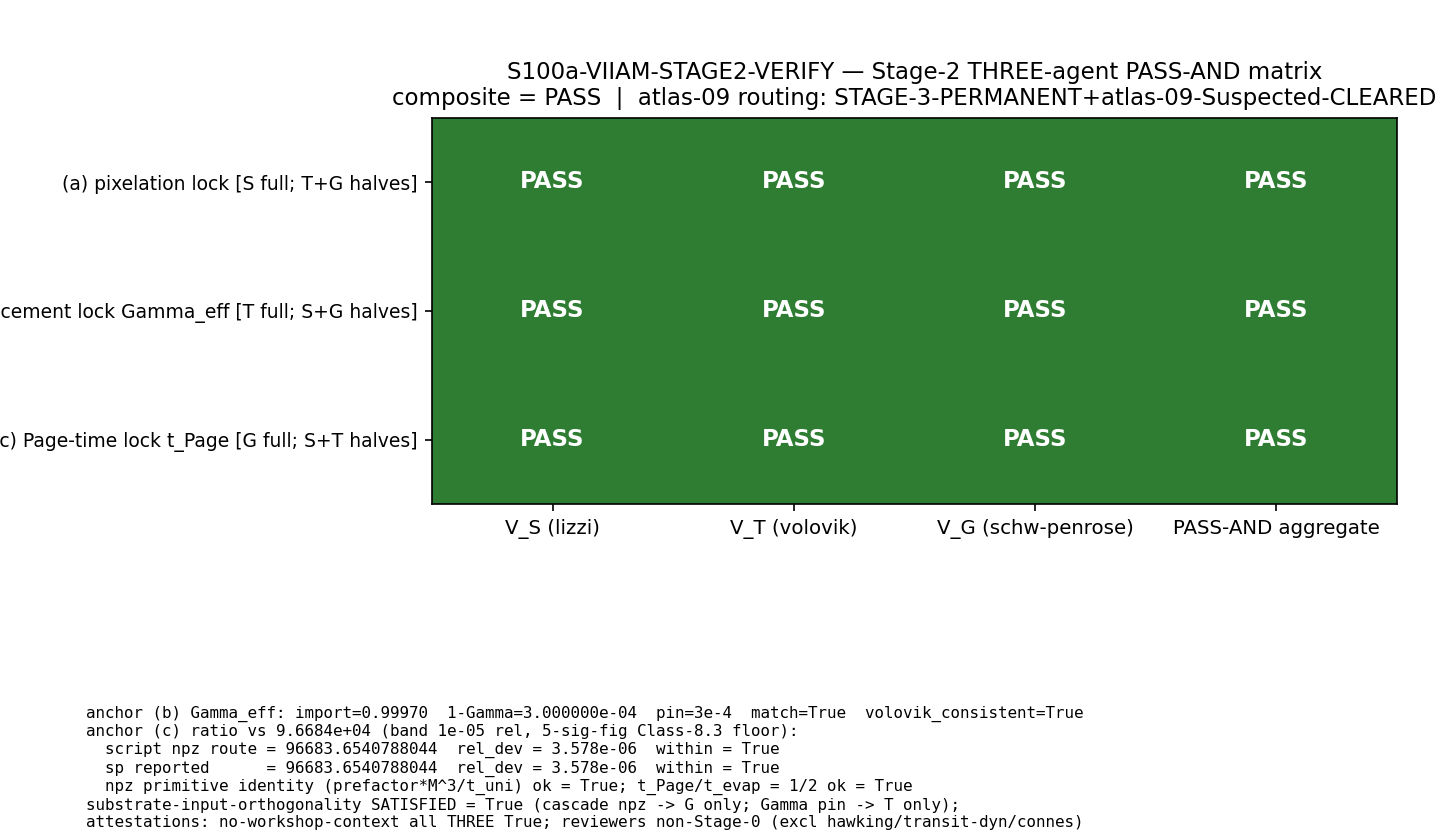

Write Python code to recreate this figure.
#!/usr/bin/env python3
"""
S100a W6-2 S100a-VIIAM-STAGE2-VERIFY — Stage-2 THREE-agent PASS-AND aggregation
===============================================================================

Gate: S100a-VIIAM-STAGE2-VERIFY ([VERIFY])
Classification: GEOMETRIC (substrate horizon-trigger condition on eigenvalue-
spectrum-reorganization regions R subset (A_K, H_K, D_K); a property of the
spectral triple's mode-mixing structure, not of any spacetime container)

Pre-registered operator (plan session-100a-plan-w6.md SW6-2, operator.form):
  For each JOINT clause j in {(a),(b),(c)} the clause-owning axes are
    (a): {spectral V_S, transit V_T};  semiclassical V_G audits (a)-semiclassical-half
    (b): {transit V_T, spectral V_S};  semiclassical V_G audits (b)-semiclassical-half
    (c): {spectral V_S, semiclassical V_G};  transit V_T audits (c)-transit-half
  so EVERY clause is audited by ALL THREE reviewers (full-audit owner + two halves):
    (a): S full "a";                T half "a_transit_half";  G half "a_semiclassical_half"
    (b): T full "b";                S half "b_spectral_half"; G half "b_semiclassical_half"
    (c): G full "c";                S half "c_spectral_half"; T half "c_transit_half"
  composite = PASS  iff  for all j: (every reviewer that audits j returns PASS)
                         [three-way PASS-AND, logical AND across ALL THREE verdicts]
  composite = FAIL  iff  exists j, exists R in {S,T,G} auditing j: V_R(j) = FAIL
                         (-> hold STAGE-1 + atlas-09 retraction-route on the named clause)
  composite = INFO  iff  (no clause FAIL) and (exists j, R: V_R(j) = INFO)
                         (-> Stage-2-INFO-deferred; hold STAGE-1; atlas-09 unchanged)

Stage-2 protocol-condition pre-flight (joint-theorem-promotion.md audit items;
machinery_pin_map): reviewer identities MUST match the pinned three-way
assignment (spectral lizzi-spectral-functional-theorist; transit
volovik-superfluid-universe-theorist; semiclassical schwarzschild-penrose-
geometer), NO reviewer in the Stage-0-author exclusion set {hawking-theorist,
transit-dynamics-theorist, connes-ncg-theorist} (registry Sponsors L16708-16712
+ the schwarzschild-penrose eligibility anchor at registry L16774), all three
no_workshop_context_attestation flags True, clause sets exactly matching the
pinned enumeration, and the substrate-input-orthogonality predicate satisfied
(s88 cascade-tail npz loaded by semiclassical ONLY; canonical Gamma_effacement
pin consumed as primary anchor by transit ONLY). A protocol-condition breach
blocks Stage-2 -> 3 promotion (audit FAIL) per joint-theorem-promotion.md
"Missing any of (1)-(6) -> audit FAIL".

Anchor sub-checks (machinery_pin_map.anchor_gamma_eff / .anchor_ratio /
.tolerance; each RE-computed here, never trusted from the reported numbers):
  (b) Gamma_eff: canonical-import route Gamma_effacement = 0.9997
      (canonical_constants.py:540; S37 impedance-transmission; S85 W7-3
      promotion); deviation-from-1 pinned at 3e-4. Operationalized tolerances:
      |.(1-Gamma) - 3e-4| <= 1e-12 abs (exact arithmetic identity; float floor
      ~1e-16) and reviewer-report consistency <= 1e-9 (memory-validated
      Stage-2 recipe). Transit reviewer's anchor_subcheck_gamma_eff block is
      RE-verified against the import.
  (c) ratio_anchor: t_Page(1e13 kg)/t_universe pinned at 9.6684e+04 (registry
      Level-3 anchor; W1b2-64). Script route: load
      s88_w1b2_page_time_cascade_tail.npz, extract ratio at the M = 1e13 kg
      grid point, AND re-derive it from the npz primitives
      prefactor_si*M^3/t_universe_s (internal identity <= 1e-12 rel; the
      t_Page/t_evap = 1/2 Page-1993 convention identity is likewise checked).
      Band vs the registered pin: rel <= 1e-5 — the Class-8.3 publication-
      precision floor for the 5-sig-fig pin 9.6684e4 (half-ULP 5.17e-6;
      epistemic-discipline.md Class 8.3 item 2: rel_tol >= 10^-sig_figs).
      Semiclassical reviewer's anchor_subcheck_ratio block is RE-verified
      (npz_value vs this script's own npz load <= 1e-9; reported rel_dev vs
      recomputed <= 1e-9). Supplementary NON-GATING cross-routes recorded:
      lizzi CODATA recompute (key_numbers.ratio_recomputed) and volovik
      age-convention recompute (key_numbers.ratio_computed; uses
      t_universe = 13.787 Gyr = 4.35085e17 s vs the npz round pin 4.35e17 s,
      explaining its ~2e-4 deviation — documented, not gated; the pinned
      sub-checks per the plan are volovik's gamma block + sp's ratio block).
  W1b2-64 anchor-line audit-trail verification: the canonical session-88
      verdict file line for gate S88-CF-CURV-11-PAGE-TIME-CASCADE-TAIL-MASS
      must carry the dual-SHA pair quoted in the semiclassical reviewer's
      inputs_read (the exact dual-SHA identity that RESOLVES the registry
      legacy-path drift "computations/s88_gate_verdicts.txt" -> canonical
      "computations/session-88/s88_gate_verdicts.txt"; drift disclosed per
      plan input_files.s88_verdict_anchors note).

SUBSTITUTION CHAIN (three-way conjunction-logic chain; plan item 7 — no
physics sign claim; the verify aggregates pre-existing per-reviewer verdicts):
  Definition 1: V_S(j) = spectral (lizzi) verdict on JOINT clause j
                (audits full (a) + spectral halves of (b),(c)).
  Definition 2: V_T(j) = transit (volovik) verdict on JOINT clause j
                (audits full (b) + transit halves of (a),(c)).
  Definition 3: V_G(j) = semiclassical (schwarzschild-penrose) verdict on
                JOINT clause j (audits full (c) + semiclassical halves of (a),(b)).
  Definition 4: PASS-AND (joint-theorem-promotion.md "Stage 2", extended to
                three axes): JOINT clause j PASSES iff EVERY reviewer that
                audits j returns PASS (logical AND across all auditing
                reviewers, NOT OR).
  Substitute:   composite = AND_{j in {(a),(b),(c)}}
                            [ AND_{R in {S,T,G} auditing j} V_R(j) = PASS ].
  Simplify:     with all three clauses JOINT and each audited by all three
                reviewers (one full + two halves), composite = PASS iff all
                NINE clause-verdicts are PASS.
  Canonical:    composite in {PASS, FAIL, INFO} per operator.form (FAIL on any
                clause-FAIL in any auditing reviewer; INFO on any clause-INFO
                absent FAIL; FAIL > INFO > PASS precedence).
  Direction:    three-way PASS-AND is strictly stronger than two-way and than
                any OR — a clause passing in two reviewers but FAILing in the
                third does NOT satisfy the gate (the structural-independence
                guarantee across THREE substantively distinct axes; registry
                §"Stage-2 promotion blockage" bullet "PASS-AND'd across all
                three verdicts").
  Conclusion:   composite=PASS => §VII.AM -> STAGE-3-PERMANENT (+ Stage-3-CLASS
                tag JOINT-CROSS-AXIS-STAGE-2-PASS-AND; atlas-09 Suspected-but-
                Not-Yet-Retracted flag CLEARED); composite=FAIL => hold STAGE-1
                + atlas-09 retraction-route on the named clause(s);
                composite=INFO => hold STAGE-1 + Stage-2-INFO-deferred +
                atlas-09 Suspected UNCHANGED. Bidirectional routing is
                PRE-REGISTERED: the gate is informative in BOTH directions.

Inputs (SHA-256 dual-pinned at runtime; S84+ schema):
  - computations/session-100a/s100a_viiam_reviewer_spectral_lizzi.json
  - computations/session-100a/s100a_viiam_reviewer_transit_volovik.json
  - computations/session-100a/s100a_viiam_reviewer_semiclassical_sp.json
  - sessions/permanent-results-registry.md (§VII.AM block, plan-pinned start 16700)
  - computations/session-88/s88_w1b2_page_time_cascade_tail.npz
  - computations/session-88/s88_gate_verdicts.txt (W1b2-64 anchor line)
  - .claude/rules/joint-theorem-promotion.md
  - .claude/rules/cross-pillar-bridge-anatomy.md
  - sessions/framework/Atlas/atlas-09-retractions.md (bidirectional routing target)
  - canonical_constants.py (feeds audit_sha256; Gamma_effacement pin)
  - script bytes (feeds BOTH audit_sha256 and content_sha256)

Output 4-tuple:
  (value=<composite payload with bidirectional-route tag>,
   scheme=JOINT-CROSS-AXIS-STAGE-2-THREE-AGENT,
   convention=PASS-AND-three-agent-universal-lock-condition, L_max=N/A)

Audit discriminators (plan SW6-2 item 6):
  audit_sha256   = sha256(script || canonical_constants.py || §VII.AM
                   entry-block bytes || pinmap_json)   ["script","canonical","pinmap"]
  content_sha256 = sha256(script)                       ["script"]
  pinmap carries the three-reviewer assignment + JOINT clause enumeration
  (incl. the clause->half json-key map) + orthogonality declaration + anchor
  pins/bands + bidirectional atlas-09 routing declaration + all 10 input-file
  SHAs + the entry-block SHA.

OPERATIONAL DEVIATION (disclosed, one line): the plan method-block names
computations/_shared/s100a_viiam_stage2_verify.py; the authoritative
output_artifacts block names computations/session-100a/ — this script lives at
the output_artifacts path (orchestrator-confirmed; plan-internal drift, same
disposition as the W6-1 sister gate).

Verdict emission: this script PRINTS the payload (print_verdict_payload);
the dispatching agent calls mcp__knowledge__emit_verdict(**payload) — the
race-safe, lock-serialized single writer of s100a_gate_verdicts.txt. The
script does NOT write the verdict file (Windows open("a") cross-process race;
S98 lost 5/8 lines under 8 concurrent writers).

GPU_path: cpu-cap-OMP8 — no matrix work (three-reviewer set-conjunction +
anchor arithmetic only).
"""

from __future__ import annotations

# ---------------------------------------------------------------------------
# Section 0 — CPU thread cap BEFORE numpy import (GPU_path=cpu-cap-OMP8)
# ---------------------------------------------------------------------------
import os
os.environ.setdefault("OMP_NUM_THREADS", "8")
os.environ.setdefault("MKL_NUM_THREADS", "8")

import sys
from pathlib import Path

SESSION_DIR = Path(__file__).resolve().parent
COMPUTATIONS_DIR = SESSION_DIR.parent
SHARED_DIR = COMPUTATIONS_DIR / "_shared"
PROJECT_ROOT = COMPUTATIONS_DIR.parent
sys.path.insert(0, str(SHARED_DIR))

# ---------------------------------------------------------------------------
# Section 1 — Canonical constants (MANDATORY first import; S34+)
# ---------------------------------------------------------------------------
from canonical_constants import *  # noqa: F401,F403
# Consumed canonical pins:
#   Gamma_effacement = 0.99970 (canonical_constants.py:540; S37 acoustic-
#     white-hole impedance-transmission; S85 W7-3 promotion block; clause (b)
#     Level-3 anchor; (1-Gamma) = 3e-4)

# ---------------------------------------------------------------------------
# Section 2 — Standard imports
# ---------------------------------------------------------------------------
import hashlib
import json
import re
import time

import numpy as np
import matplotlib
matplotlib.use("Agg")
import matplotlib.pyplot as plt
from matplotlib.colors import ListedColormap

# ---------------------------------------------------------------------------
# Section 3 — Identity + pre-registration pins (plan SW6-2 machinery_pin_map)
# ---------------------------------------------------------------------------
SESSION = "100a"                                                   # (local)
GATE_ID = "S100a-VIIAM-STAGE2-VERIFY"                              # (local)
SCHEME = "JOINT-CROSS-AXIS-STAGE-2-THREE-AGENT"                    # (local)
CONVENTION = "PASS-AND-three-agent-universal-lock-condition"       # (local)
L_MAX = "N/A"                                                      # (local)

SPECTRAL_REVIEWER = "lizzi-spectral-functional-theorist"           # (local)
TRANSIT_REVIEWER = "volovik-superfluid-universe-theorist"          # (local)
SEMICLASSICAL_REVIEWER = "schwarzschild-penrose-geometer"          # (local)
STAGE0_EXCLUDED = (                                                # (local)
    "hawking-theorist",
    "transit-dynamics-theorist",
    "connes-ncg-theorist",
)

# JOINT clause -> per-reviewer JSON clause-key map (plan method block;
# full-audit owner listed first in the comment per clause)
CLAUSE_KEYS = {                                                    # (local)
    "a": {"S": "a", "T": "a_transit_half", "G": "a_semiclassical_half"},
    "b": {"S": "b_spectral_half", "T": "b", "G": "b_semiclassical_half"},
    "c": {"S": "c_spectral_half", "T": "c_transit_half", "G": "c"},
}
JOINT_CLAUSES = ("a", "b", "c")                                    # (local)
REVIEWER_TAGS = ("S", "T", "G")                                    # (local)
EXPECTED_CLAUSE_SETS = {                                           # (local)
    "S": {"a", "b_spectral_half", "c_spectral_half"},
    "T": {"a_transit_half", "b", "c_transit_half"},
    "G": {"a_semiclassical_half", "b_semiclassical_half", "c"},
}

# Anchor pins (plan machinery_pin_map.anchor_gamma_eff / .anchor_ratio)
GAMMA_DEV_PIN = 3.0e-4        # (local) clause-(b) deviation-from-1 pin (plan)
GAMMA_DEV_ABS_TOL = 1e-12     # (local) exact-arithmetic identity tolerance
RATIO_ANCHOR_PIN = 9.6684e4   # (local) clause-(c) registered Level-3 anchor (5 sig figs)
RATIO_BAND_REL = 1e-5         # (local) Class-8.3 floor at 5 sig figs (half-ULP 5.17e-6)
REPORT_CONSISTENCY_TOL = 1e-9  # (local) reviewer-reported vs recomputed
NPZ_INTERNAL_REL_TOL = 1e-12  # (local) npz primitive-identity tolerance
M_ANCHOR_KG = 1.0e13          # (local) clause-(c) anchor mass (registered entry)

# Orthogonality-pinned anchor markers (for inputs_read scan)
NPZ_MARKER = "s88_w1b2_page_time_cascade_tail.npz"                 # (local)
GAMMA_MARKER = "Gamma_effacement"                                  # (local)

# Input files (all SHA-pinned into pinmap)
REVIEWER_S_JSON = SESSION_DIR / "s100a_viiam_reviewer_spectral_lizzi.json"
REVIEWER_T_JSON = SESSION_DIR / "s100a_viiam_reviewer_transit_volovik.json"
REVIEWER_G_JSON = SESSION_DIR / "s100a_viiam_reviewer_semiclassical_sp.json"
REGISTRY_PATH = PROJECT_ROOT / "sessions" / "permanent-results-registry.md"
S88_NPZ = COMPUTATIONS_DIR / "session-88" / NPZ_MARKER
S88_VERDICTS = COMPUTATIONS_DIR / "session-88" / "s88_gate_verdicts.txt"
RULE_JOINT = PROJECT_ROOT / ".claude" / "rules" / "joint-theorem-promotion.md"
RULE_BRIDGE = PROJECT_ROOT / ".claude" / "rules" / "cross-pillar-bridge-anatomy.md"
ATLAS09_PATH = (PROJECT_ROOT / "sessions" / "framework" / "Atlas"
                / "atlas-09-retractions.md")
CANONICAL_PATH = SHARED_DIR / "canonical_constants.py"

INPUT_FILES = [
    CANONICAL_PATH,
    REGISTRY_PATH,
    REVIEWER_S_JSON,
    REVIEWER_T_JSON,
    REVIEWER_G_JSON,
    S88_NPZ,
    S88_VERDICTS,
    RULE_JOINT,
    RULE_BRIDGE,
    ATLAS09_PATH,
]

OUT_NPZ = SESSION_DIR / "s100a_viiam_stage2_verify.npz"
OUT_PNG = SESSION_DIR / "s100a_viiam_stage2_verify.png"

ENTRY_HEADING = "## §VII.AM"                                       # (local)
PLAN_PINNED_ENTRY_START_LINE = 16700                               # (local)
S88_ANCHOR_GATE_ID = "S88-CF-CURV-11-PAGE-TIME-CASCADE-TAIL-MASS"  # (local)

# Bidirectional routing tags (PRE-REGISTERED; plan machinery_pin_map
# .bidirectional_routing — informative in BOTH directions)
ROUTE_PASS = "STAGE-3-PERMANENT+atlas-09-Suspected-CLEARED"        # (local)
ROUTE_FAIL = "hold-STAGE-1+atlas-09-retraction-route"              # (local)
ROUTE_INFO = "Stage-2-INFO-deferred+atlas-09-Suspected-UNCHANGED"  # (local)


# ---------------------------------------------------------------------------
# Section 4 — SHA-256 input-pin block (S84+ dual-SHA schema)
# ---------------------------------------------------------------------------

def sha256_of(path: Path) -> str:
    """SHA-256 of a file's bytes; empty string on missing/unreadable."""
    h = hashlib.sha256()  # (local)
    try:
        h.update(path.read_bytes())
    except OSError:
        return ""
    return h.hexdigest()


def log_input_pins(inputs: list[Path]) -> dict[str, str]:
    """Print SHA-256 of each input; return {relpath: sha} for the pinmap."""
    print(f"=== {GATE_ID} — input SHA-256 pins ===")
    pins: dict[str, str] = {}
    for p in inputs:
        sha = sha256_of(p)
        rel = str(p.relative_to(PROJECT_ROOT)).replace("\\", "/")
        print(f"  {rel}: {sha[:16]}...")
        pins[rel] = sha
    return pins


def extract_entry_block(registry_path: Path) -> tuple[str, int, int]:
    """Extract the registered §VII.AM entry block (heading to the line before
    the next '## ' heading). Returns (block_text, start_line, end_line) with
    1-based line numbers. Anchor-based extraction (runtime canonical-path
    rescue per substrate-first-canonical-sourcing.md (ii.B)); the plan-pinned
    start line 16700 is cross-checked and any drift disclosed in stdout."""
    lines = registry_path.read_text(encoding="utf-8").splitlines()  # (local)
    start_idx = None  # (local)
    for i, ln in enumerate(lines):
        if ln.startswith(ENTRY_HEADING):
            start_idx = i
            break
    if start_idx is None:
        raise RuntimeError(f"§VII.AM heading not found in {registry_path}")
    end_idx = len(lines)  # (local)
    for j in range(start_idx + 1, len(lines)):
        if lines[j].startswith("## "):
            end_idx = j
            break
    block = "\n".join(lines[start_idx:end_idx])  # (local)
    return block, start_idx + 1, end_idx  # 1-based inclusive span


def compute_audit_content_sha(
    script_path: Path,
    canonical_path: Path,
    entry_block: str,
    pins: dict[str, str],
) -> tuple[str, str]:
    """S84+ dual-SHA per plan SW6-2 audit_discriminators:
    audit_sha256   = sha256(script || canonical_constants.py ||
                            §VII.AM entry-block bytes || pinmap_json)
    content_sha256 = sha256(script)
    """
    script_bytes = script_path.read_bytes()  # (local)
    canonical_bytes = canonical_path.read_bytes()  # (local)
    entry_bytes = entry_block.encode("utf-8")  # (local)
    pinmap_json = json.dumps(
        dict(sorted(pins.items())),
        separators=(",", ":"),
        sort_keys=True,
    ).encode("utf-8")  # (local)

    h_audit = hashlib.sha256()
    h_audit.update(script_bytes)
    h_audit.update(canonical_bytes)
    h_audit.update(entry_bytes)
    h_audit.update(pinmap_json)
    audit = h_audit.hexdigest()  # (local)

    h_content = hashlib.sha256()
    h_content.update(script_bytes)
    content = h_content.hexdigest()  # (local)
    return audit, content


# ---------------------------------------------------------------------------
# Section 5 — Aggregation compute
# ---------------------------------------------------------------------------

def load_reviewer(path: Path) -> dict:
    """Load a reviewer clause-verdict JSON."""
    return json.loads(path.read_text(encoding="utf-8"))


def protocol_preflight(revs: dict[str, dict]) -> tuple[bool, list[str]]:
    """Stage-2 protocol-condition checks (joint-theorem-promotion.md audit
    items, mechanically verifiable from the three reviewer JSONs). Returns
    (all_ok, list_of_breach_descriptions)."""
    breaches: list[str] = []  # (local)
    pinned = {"S": SPECTRAL_REVIEWER, "T": TRANSIT_REVIEWER,
              "G": SEMICLASSICAL_REVIEWER}  # (local)

    for tag in REVIEWER_TAGS:
        rev = revs[tag]  # (local)
        # (i) reviewer identity matches the pinned three-way assignment
        if rev.get("reviewer") != pinned[tag]:
            breaches.append(f"{tag}_identity={rev.get('reviewer')}!={pinned[tag]}")
        # (ii) reviewer is not a Stage-0 author
        if rev.get("reviewer") in STAGE0_EXCLUDED:
            breaches.append(f"{tag}_reviewer_is_Stage0_author={rev.get('reviewer')}")
        # (iii) no-workshop-context attestation
        if rev.get("no_workshop_context_attestation") is not True:
            breaches.append(f"{tag}_attestation_missing")
        # (iv) theorem identity
        if rev.get("theorem") != "VII.AM":
            breaches.append(f"{tag}_theorem={rev.get('theorem')}!=VII.AM")
        # (v) clause-set exact match to the pinned enumeration
        got = set(rev.get("clauses", {}).keys())  # (local)
        if got != EXPECTED_CLAUSE_SETS[tag]:
            breaches.append(
                f"{tag}_clause_set={sorted(got)}!={sorted(EXPECTED_CLAUSE_SETS[tag])}")

    return (len(breaches) == 0), breaches


def orthogonality_check(revs: dict[str, dict]) -> tuple[bool, dict]:
    """Substrate-input-orthogonality predicate (pre-registered): the s88
    cascade-tail npz loaded by semiclassical (G) ONLY; the canonical
    Gamma_effacement pin consumed as primary anchor by transit (T) ONLY.
    Verified mechanically against each reviewer's inputs_read declaration
    (the lizzi JSON's inputs_explicitly_not_read block is NOT scanned —
    only positive loads count)."""
    joined = {tag: " || ".join(revs[tag].get("inputs_read", []))
              for tag in REVIEWER_TAGS}  # (local)
    npz_in = {tag: (NPZ_MARKER in joined[tag]) for tag in REVIEWER_TAGS}  # (local)
    gam_in = {tag: (GAMMA_MARKER in joined[tag]) for tag in REVIEWER_TAGS}  # (local)
    npz_exclusive_g = npz_in["G"] and not npz_in["S"] and not npz_in["T"]  # (local)
    gam_exclusive_t = gam_in["T"] and not gam_in["S"] and not gam_in["G"]  # (local)
    satisfied = npz_exclusive_g and gam_exclusive_t  # (local)
    flags = {
        "npz_loaded_by_S": npz_in["S"],
        "npz_loaded_by_T": npz_in["T"],
        "npz_loaded_by_G": npz_in["G"],
        "gamma_pin_loaded_by_S": gam_in["S"],
        "gamma_pin_loaded_by_T": gam_in["T"],
        "gamma_pin_loaded_by_G": gam_in["G"],
        "npz_exclusive_to_G": npz_exclusive_g,
        "gamma_pin_exclusive_to_T": gam_exclusive_t,
        "orthogonality_satisfied": satisfied,
    }  # (local)
    return satisfied, flags


def gamma_subcheck(rev_t: dict) -> dict:
    """Clause-(b) anchor sub-check: Gamma_eff = 0.9997, deviation-from-1
    pinned at 3e-4. Script canonical-import route + RE-verification of the
    transit reviewer's anchor_subcheck_gamma_eff block."""
    gam_import = Gamma_effacement  # canonical pin (canonical_constants.py:540)
    dev_script = 1.0 - gam_import  # (local)
    dev_match = abs(dev_script - GAMMA_DEV_PIN) <= GAMMA_DEV_ABS_TOL  # (local)

    blk = rev_t.get("anchor_subcheck_gamma_eff", {})  # (local)
    rep_canonical = float(blk.get("canonical", float("nan")))  # (local)
    rep_dev = float(blk.get("deviation_from_1", float("nan")))  # (local)
    rep_flag = bool(blk.get("consistent", False))  # (local)
    canonical_consistent = abs(rep_canonical - gam_import) <= REPORT_CONSISTENCY_TOL  # (local)
    dev_consistent = abs(rep_dev - dev_script) <= REPORT_CONSISTENCY_TOL  # (local)

    return {
        "gamma_import": gam_import,
        "dev_script": dev_script,
        "dev_pin": GAMMA_DEV_PIN,
        "dev_match_pin": bool(dev_match),
        "transit_reported_canonical": rep_canonical,
        "transit_reported_dev": rep_dev,
        "transit_reported_consistent_flag": rep_flag,
        "transit_canonical_consistent": bool(canonical_consistent),
        "transit_dev_consistent": bool(dev_consistent),
        "all_ok": bool(dev_match and canonical_consistent and dev_consistent
                       and rep_flag),
    }


def ratio_subcheck(rev_s: dict, rev_t: dict, rev_g: dict) -> dict:
    """Clause-(c) anchor sub-check: ratio_anchor = t_Page(1e13 kg)/t_universe
    vs the registered 5-sig-fig pin 9.6684e+04, band 1e-5 rel (Class-8.3
    floor). Script's OWN npz route (+ primitive-identity recompute) + RE-
    verification of the semiclassical reviewer's anchor_subcheck_ratio block.
    Supplementary NON-GATING routes (lizzi CODATA recompute; volovik
    age-convention recompute) recorded for the WP."""
    d = np.load(S88_NPZ, allow_pickle=True)  # (local)
    m_grid = np.asarray(d["M_grid_kg"], dtype=float)  # (local)
    idx = int(np.argmin(np.abs(m_grid - M_ANCHOR_KG)))  # (local)
    mass_ok = abs(m_grid[idx] / M_ANCHOR_KG - 1.0) <= NPZ_INTERNAL_REL_TOL  # (local)
    ratio_npz = float(np.asarray(d["ratio_t_Page_over_t_universe"],
                                 dtype=float)[idx])  # (local)
    prefactor = float(d["prefactor_si"])  # (local)
    t_universe = float(d["t_universe_s"])  # (local)
    t_page = float(np.asarray(d["t_Page_s"], dtype=float)[idx])  # (local)
    t_evap = float(np.asarray(d["t_evap_s"], dtype=float)[idx])  # (local)

    # internal npz primitive identities (t_Page prefactor; Page-1993 1/2)
    ratio_recon = prefactor * m_grid[idx] ** 3 / t_universe  # (local)
    recon_ok = abs(ratio_recon / ratio_npz - 1.0) <= NPZ_INTERNAL_REL_TOL  # (local)
    page_half_ok = abs(t_page / t_evap - 0.5) <= NPZ_INTERNAL_REL_TOL  # (local)

    rd_script = abs(ratio_npz - RATIO_ANCHOR_PIN) / RATIO_ANCHOR_PIN  # (local)
    within_script = rd_script <= RATIO_BAND_REL  # (local)

    # semiclassical reviewer's reported block — RE-verified, never trusted
    blk = rev_g.get("anchor_subcheck_ratio", {})  # (local)
    rep_npz_value = float(blk.get("npz_value", float("nan")))  # (local)
    rep_registered = float(blk.get("registered", float("nan")))  # (local)
    rep_rel_dev = float(blk.get("rel_dev", float("nan")))  # (local)
    rep_flag = bool(blk.get("consistent", False))  # (local)
    sp_value_consistent = (abs(rep_npz_value - ratio_npz) / ratio_npz
                           <= REPORT_CONSISTENCY_TOL)  # (local)
    rd_sp = abs(rep_npz_value - RATIO_ANCHOR_PIN) / RATIO_ANCHOR_PIN  # (local)
    within_sp = rd_sp <= RATIO_BAND_REL  # (local)
    sp_report_consistent = abs(rep_rel_dev - rd_sp) <= REPORT_CONSISTENCY_TOL  # (local)
    sp_registered_matches_pin = (abs(rep_registered - RATIO_ANCHOR_PIN)
                                 <= REPORT_CONSISTENCY_TOL)  # (local)

    # supplementary NON-GATING cross-routes (recorded, not gated)
    lizzi_ratio = float(rev_s["clauses"]["c_spectral_half"]["key_numbers"]
                        .get("ratio_recomputed", float("nan")))  # (local)
    volovik_ratio = float(rev_t["clauses"]["c_transit_half"]["key_numbers"]
                          .get("ratio_computed", float("nan")))  # (local)
    rd_lizzi = abs(lizzi_ratio - RATIO_ANCHOR_PIN) / RATIO_ANCHOR_PIN  # (local)
    rd_volovik = abs(volovik_ratio - RATIO_ANCHOR_PIN) / RATIO_ANCHOR_PIN  # (local)

    return {
        "anchor_pin": RATIO_ANCHOR_PIN,
        "band_rel": RATIO_BAND_REL,
        "npz_index": idx,
        "npz_mass_kg": float(m_grid[idx]),
        "npz_mass_ok": bool(mass_ok),
        "ratio_npz": ratio_npz,
        "ratio_recon_from_primitives": float(ratio_recon),
        "recon_identity_ok": bool(recon_ok),
        "page_half_identity_ok": bool(page_half_ok),
        "t_universe_s_npz": t_universe,
        "script_rel_dev": rd_script,
        "script_within": bool(within_script),
        "sp_reported_npz_value": rep_npz_value,
        "sp_value_consistent": bool(sp_value_consistent),
        "sp_rel_dev": rd_sp,
        "sp_within": bool(within_sp),
        "sp_report_consistent": bool(sp_report_consistent),
        "sp_registered_matches_pin": bool(sp_registered_matches_pin),
        "sp_reported_consistent_flag": rep_flag,
        "lizzi_supplementary_ratio": lizzi_ratio,
        "lizzi_supplementary_rel_dev": rd_lizzi,
        "volovik_supplementary_ratio": volovik_ratio,
        "volovik_supplementary_rel_dev": rd_volovik,
        "all_ok": bool(mass_ok and recon_ok and page_half_ok and within_script
                       and sp_value_consistent and within_sp
                       and sp_report_consistent and sp_registered_matches_pin
                       and rep_flag),
    }


def s88_anchor_line_check(rev_g: dict) -> dict:
    """Audit-trail verification of the W1b2-64 anchor line: the canonical
    session-88 verdict file's S88-CF-CURV-11 line must carry the dual-SHA
    pair the semiclassical reviewer quoted in inputs_read (the exact
    dual-SHA identity resolving the registry legacy-path drift)."""
    quoted_shas: list[str] = []  # (local)
    for entry in rev_g.get("inputs_read", []):
        if "s88_gate_verdicts" in entry:
            quoted_shas = re.findall(r"[a-f0-9]{64}", entry)
            break
    text = S88_VERDICTS.read_text(encoding="utf-8").splitlines()  # (local)
    line_no = 0  # (local)
    line = ""  # (local)
    for i, ln in enumerate(text, start=1):
        if ln.startswith(S88_ANCHOR_GATE_ID + ":"):
            line_no, line = i, ln
            break
    found = line_no > 0  # (local)
    shas_match = (found and len(quoted_shas) >= 2
                  and all(s in line for s in quoted_shas[:2]))  # (local)
    return {
        "anchor_gate_id": S88_ANCHOR_GATE_ID,
        "line_found": bool(found),
        "line_no": line_no,
        "sp_quoted_sha_count": len(quoted_shas),
        "dual_sha_match": bool(shas_match),
        "all_ok": bool(found and shas_match),
    }


def aggregate_pass_and(revs: dict[str, dict]) -> tuple[str, dict, dict]:
    """Apply operator.form three-way set-conjunction. Returns (composite,
    per-reviewer-per-clause verdict map V[tag][clause], per-clause aggregate)."""
    v: dict[str, dict[str, str]] = {tag: {} for tag in REVIEWER_TAGS}  # (local)
    for j in JOINT_CLAUSES:
        for tag in REVIEWER_TAGS:
            key = CLAUSE_KEYS[j][tag]  # (local)
            v[tag][j] = revs[tag]["clauses"][key]["verdict"].upper()

    # per-clause aggregate: three-way PASS-AND (FAIL > INFO > PASS precedence)
    agg: dict[str, str] = {}  # (local)
    for j in JOINT_CLAUSES:
        triple = tuple(v[tag][j] for tag in REVIEWER_TAGS)  # (local)
        if "FAIL" in triple:
            agg[j] = "FAIL"
        elif "INFO" in triple:
            agg[j] = "INFO"
        elif triple == ("PASS", "PASS", "PASS"):
            agg[j] = "PASS"
        else:
            agg[j] = "INFO"  # unrecognized verdict token -> conservative

    all_verdicts = [v[tag][j] for j in JOINT_CLAUSES
                    for tag in REVIEWER_TAGS]  # (local) 9 entries
    if any(x == "FAIL" for x in all_verdicts):
        composite = "FAIL"  # (local)
    elif any(x == "INFO" for x in all_verdicts):
        composite = "INFO"  # (local)
    elif all(x == "PASS" for x in all_verdicts):
        composite = "PASS"  # (local)
    else:
        composite = "INFO"  # (local) unrecognized token absent FAIL -> INFO
    return composite, v, agg


def routing_tag(composite: str, agg: dict) -> str:
    """Bidirectional atlas-09 routing tag (PRE-REGISTERED; plan
    machinery_pin_map.bidirectional_routing). PASS -> STAGE-3 + Suspected
    CLEARED; FAIL -> hold STAGE-1 + retraction-route on the named clause(s);
    INFO -> Stage-2-INFO-deferred, Suspected UNCHANGED."""
    if composite == "PASS":
        return ROUTE_PASS
    if composite == "FAIL":
        named = "+".join(j for j in JOINT_CLAUSES if agg[j] == "FAIL")  # (local)
        return f"{ROUTE_FAIL}(clause={named or 'protocol'})"
    return ROUTE_INFO


# ---------------------------------------------------------------------------
# Section 6 — Plot (3-reviewer x 3-clause PASS-AND matrix + routing)
# ---------------------------------------------------------------------------

def make_plot(v: dict, agg: dict, composite: str, gam: dict, ratio: dict,
              ortho_ok: bool, route: str) -> None:
    code_map = {"N/A": 0, "PASS": 1, "INFO": 2, "FAIL": 3}  # (local)
    cmap = ListedColormap(["#d9d9d9", "#2e7d32", "#f9a825", "#c62828"])  # (local)

    col_labels = ["V_S (lizzi)", "V_T (volovik)", "V_G (schw-penrose)",
                  "PASS-AND aggregate"]  # (local)
    row_labels = [
        "(a) pixelation lock [S full; T+G halves]",
        "(b) effacement lock Gamma_eff [T full; S+G halves]",
        "(c) Page-time lock t_Page [G full; S+T halves]",
    ]  # (local)
    cell_text = []  # (local)
    cell_code = []  # (local)
    for j in JOINT_CLAUSES:
        row = [v["S"][j], v["T"][j], v["G"][j], agg[j]]  # (local)
        cell_text.append(row)
        cell_code.append([code_map.get(x, 0) for x in row])

    fig, ax = plt.subplots(figsize=(9.6, 5.6))
    ax.imshow(np.array(cell_code), cmap=cmap, vmin=0, vmax=3, aspect="auto")
    ax.set_xticks(range(4))
    ax.set_xticklabels(col_labels, fontsize=9.5)
    ax.set_yticks(range(3))
    ax.set_yticklabels(row_labels, fontsize=9)
    for i in range(3):
        for k in range(4):
            ax.text(k, i, cell_text[i][k], ha="center", va="center",
                    fontsize=11, fontweight="bold",
                    color="white" if cell_code[i][k] in (1, 3) else "black")
    ax.set_title(
        f"{GATE_ID} — Stage-2 THREE-agent PASS-AND matrix\n"
        f"composite = {composite}  |  atlas-09 routing: {route}",
        fontsize=11)
    foot = (
        f"anchor (b) Gamma_eff: import={gam['gamma_import']:.5f}  1-Gamma={gam['dev_script']:.6e}  "
        f"pin=3e-4  match={gam['dev_match_pin']}  volovik_consistent={gam['all_ok']}\n"
        f"anchor (c) ratio vs {ratio['anchor_pin']:.4e} (band {ratio['band_rel']:.0e} rel, 5-sig-fig "
        f"Class-8.3 floor):\n"
        f"  script npz route = {ratio['ratio_npz']:.10f}  rel_dev = {ratio['script_rel_dev']:.3e}  "
        f"within = {ratio['script_within']}\n"
        f"  sp reported      = {ratio['sp_reported_npz_value']:.10f}  rel_dev = {ratio['sp_rel_dev']:.3e}  "
        f"within = {ratio['sp_within']}\n"
        f"  npz primitive identity (prefactor*M^3/t_uni) ok = {ratio['recon_identity_ok']}; "
        f"t_Page/t_evap = 1/2 ok = {ratio['page_half_identity_ok']}\n"
        f"substrate-input-orthogonality SATISFIED = {ortho_ok} "
        f"(cascade npz -> G only; Gamma pin -> T only);\n"
        f"attestations: no-workshop-context all THREE True; reviewers non-Stage-0 "
        f"(excl hawking/transit-dyn/connes)"
    )  # (local)
    fig.text(0.06, 0.012, foot, fontsize=7.6, family="monospace", va="bottom")
    fig.subplots_adjust(left=0.30, bottom=0.40, top=0.86, right=0.97)
    fig.savefig(OUT_PNG, dpi=150)
    plt.close(fig)


# ---------------------------------------------------------------------------
# Section 7 — Verdict payload (printed; agent calls emit_verdict)
# ---------------------------------------------------------------------------

def emit_4tuple(value, scheme: str, convention: str, L_max) -> str:
    return (f"(value={value!r}, scheme={scheme}, "
            f"convention={convention}, L_max={L_max})")


def print_verdict_payload(
    verdict: str,
    value,
    audit_sha: str,
    content_sha: str,
    companion_note: str = "",
    extra_rows: list[str] | None = None,
) -> dict:
    """Emit the verdict PAYLOAD for the dispatching AGENT to pass to the
    knowledge-MCP emit_verdict tool (race-safe, lock-serialized; the script
    does NOT write the verdict file). [VERIFY] trigger — no schema-v2 3-tuple.
    Session is the letter-suffixed sub-session label '100a' (string)."""
    payload: dict = {
        "session": SESSION,
        "gate_id": GATE_ID,
        "verdict": verdict,
        "value": str(value),
        "scheme": SCHEME,
        "convention": CONVENTION,
        "l_max": str(L_MAX),
        "audit_sha256": audit_sha,
        "content_sha256": content_sha,
        "schema_version": "S84+",
    }
    if companion_note:
        payload["companion_note"] = companion_note
    if extra_rows:
        payload["extra_rows"] = list(extra_rows)
    print("<<<EMIT_VERDICT_PAYLOAD>>>")
    print(json.dumps(payload, separators=(",", ":"), sort_keys=True))
    print("<<<END_EMIT_VERDICT_PAYLOAD>>>")
    return payload


# ---------------------------------------------------------------------------
# Section 8 — Main
# ---------------------------------------------------------------------------

def main() -> int:
    t0 = time.time()  # (local)

    # 1. Input pins (first lines of stdout)
    pins = log_input_pins(INPUT_FILES)

    # 2. Registered-entry block extraction + SHA (anchor-based; drift check)
    entry_block, entry_start, entry_end = extract_entry_block(REGISTRY_PATH)
    entry_sha = hashlib.sha256(entry_block.encode("utf-8")).hexdigest()  # (local)
    drift = (entry_start != PLAN_PINNED_ENTRY_START_LINE)  # (local)
    print(f"  §VII.AM entry block: lines {entry_start}-{entry_end} "
          f"(plan-pinned start {PLAN_PINNED_ENTRY_START_LINE}; drift={drift})")
    print(f"  entry_block_sha256: {entry_sha[:16]}...")

    # 3. Pinmap identity keys (three-reviewer assignment + clause enumeration
    #    + orthogonality declaration + anchor pins + routing) per
    #    audit_discriminators
    pins["_gate_id"] = GATE_ID
    pins["_scheme"] = SCHEME
    pins["_convention"] = CONVENTION
    pins["_spectral_reviewer"] = SPECTRAL_REVIEWER
    pins["_transit_reviewer"] = TRANSIT_REVIEWER
    pins["_semiclassical_reviewer"] = SEMICLASSICAL_REVIEWER
    pins["_stage0_excluded"] = ",".join(STAGE0_EXCLUDED)
    pins["_clause_keys"] = json.dumps(CLAUSE_KEYS, sort_keys=True)
    pins["_orthogonality_declaration"] = (
        f"{NPZ_MARKER}->semiclassical_only;{GAMMA_MARKER}_pin->transit_only")
    pins["_anchor_gamma_dev_pin"] = f"{GAMMA_DEV_PIN:.1e}"
    pins["_anchor_ratio_pin"] = f"{RATIO_ANCHOR_PIN:.5e}"
    pins["_ratio_band_rel"] = f"{RATIO_BAND_REL:.0e}"
    pins["_bidirectional_routing"] = (
        f"PASS->{ROUTE_PASS};FAIL->{ROUTE_FAIL}(named-clause);INFO->{ROUTE_INFO}")
    pins["_entry_block_sha256"] = entry_sha

    # 4. Dual SHA (audit = script || canonical || entry-block || pinmap_json)
    script_path = Path(__file__).resolve()  # (local)
    audit_sha, content_sha = compute_audit_content_sha(
        script_path, CANONICAL_PATH, entry_block, pins)
    print(f"  audit_sha256:   {audit_sha[:16]}... (script+canonical+entry+pinmap)")
    print(f"  content_sha256: {content_sha[:16]}... (script only)")
    print()

    # 5. Load the three reviewer clause-verdict JSONs
    revs = {
        "S": load_reviewer(REVIEWER_S_JSON),
        "T": load_reviewer(REVIEWER_T_JSON),
        "G": load_reviewer(REVIEWER_G_JSON),
    }  # (local)

    # 6. Stage-2 protocol-condition pre-flight
    proto_ok, breaches = protocol_preflight(revs)
    print(f"protocol_preflight: ok={proto_ok}"
          + (f" breaches={breaches}" if breaches else ""))

    # 7. Substrate-input-orthogonality predicate
    ortho_ok, ortho_flags = orthogonality_check(revs)
    print(f"substrate_input_orthogonality: SATISFIED={ortho_ok} {ortho_flags}")

    # 8. Anchor sub-checks (RE-computed; reviewer reports re-verified)
    gam = gamma_subcheck(revs["T"])
    print(f"anchor (b) Gamma_eff: import={gam['gamma_import']!r}"
          f"  1-Gamma={gam['dev_script']:.12e}  pin={GAMMA_DEV_PIN:.1e}"
          f"  |dev-pin|<=1e-12: {gam['dev_match_pin']}")
    print(f"  volovik reported canonical={gam['transit_reported_canonical']!r}"
          f" consistent={gam['transit_canonical_consistent']};"
          f" reported dev={gam['transit_reported_dev']:.3e}"
          f" consistent={gam['transit_dev_consistent']};"
          f" flag={gam['transit_reported_consistent_flag']}"
          f" => all_ok={gam['all_ok']}")
    ratio = ratio_subcheck(revs["S"], revs["T"], revs["G"])
    print(f"anchor (c) ratio vs pin {ratio['anchor_pin']:.5e}"
          f" (band {ratio['band_rel']:.0e} rel, Class-8.3 5-sig-fig floor):")
    print(f"  script npz route [idx={ratio['npz_index']},"
          f" M={ratio['npz_mass_kg']:.3e} kg, mass_ok={ratio['npz_mass_ok']}]:"
          f" ratio={ratio['ratio_npz']:.10f}"
          f" rel_dev={ratio['script_rel_dev']:.6e} within={ratio['script_within']}")
    print(f"  npz primitive identity prefactor*M^3/t_uni ="
          f" {ratio['ratio_recon_from_primitives']:.10f}"
          f" ok={ratio['recon_identity_ok']};"
          f" t_Page/t_evap=1/2 ok={ratio['page_half_identity_ok']}")
    print(f"  sp reported npz_value={ratio['sp_reported_npz_value']:.10f}"
          f" value_consistent={ratio['sp_value_consistent']}"
          f" rel_dev={ratio['sp_rel_dev']:.6e} within={ratio['sp_within']}"
          f" report_consistent={ratio['sp_report_consistent']}"
          f" registered_matches_pin={ratio['sp_registered_matches_pin']}")
    print(f"  supplementary (NON-GATING): lizzi CODATA route"
          f" {ratio['lizzi_supplementary_ratio']:.6e}"
          f" (rd={ratio['lizzi_supplementary_rel_dev']:.3e});"
          f" volovik age-convention route"
          f" {ratio['volovik_supplementary_ratio']:.6e}"
          f" (rd={ratio['volovik_supplementary_rel_dev']:.3e};"
          f" 13.787-Gyr vs npz 4.35e17 s convention)")
    print(f"  anchor (c) all_ok={ratio['all_ok']}")
    s88_anchor = s88_anchor_line_check(revs["G"])
    print(f"W1b2-64 anchor line: found={s88_anchor['line_found']}"
          f" (line {s88_anchor['line_no']});"
          f" dual_sha_match={s88_anchor['dual_sha_match']}"
          f" (legacy-path drift resolved on the canonical session-88 path)")

    # 9. THREE-way PASS-AND aggregation (operator.form exact set logic)
    composite, v, agg = aggregate_pass_and(revs)
    n_pass = sum(1 for j in JOINT_CLAUSES for tag in REVIEWER_TAGS
                 if v[tag][j] == "PASS")  # (local)
    print(f"\nclause-verdict matrix (V_S/V_T/V_G per JOINT clause):")
    for j in JOINT_CLAUSES:
        print(f"  ({j}): V_S={v['S'][j]:<5} V_T={v['T'][j]:<5}"
              f" V_G={v['G'][j]:<5} PASS-AND aggregate={agg[j]}")
    print(f"clause_verdicts_PASS = {n_pass}/9")
    print(f"operator.form composite (three-way set conjunction) = {composite}")

    # 10. Protocol/sub-check overrides: a Stage-2 protocol-condition failure
    #     blocks promotion (joint-theorem-promotion.md audit -> FAIL)
    #     regardless of clause verdicts; orthogonality / anchor-band /
    #     audit-trail inconsistencies absent a clause-FAIL degrade to INFO
    #     (pre-registered machinery pins; identical structure to the W6-1
    #     sister gate).
    inconsistency_flags: list[str] = []  # (local)
    if not proto_ok:
        composite = "FAIL"
        inconsistency_flags.append("protocol_preflight_breach")
    if not ortho_ok:
        composite = "FAIL" if composite == "FAIL" else "INFO"
        inconsistency_flags.append("substrate_input_orthogonality_unsatisfied")
    if not gam["all_ok"]:
        composite = "FAIL" if composite == "FAIL" else "INFO"
        inconsistency_flags.append("gamma_eff_subcheck_inconsistency")
    if not ratio["all_ok"]:
        composite = "FAIL" if composite == "FAIL" else "INFO"
        inconsistency_flags.append("ratio_subcheck_band_breach")
    if not s88_anchor["all_ok"]:
        composite = "FAIL" if composite == "FAIL" else "INFO"
        inconsistency_flags.append("w1b2_64_anchor_line_mismatch")
    if inconsistency_flags:
        print(f"OVERRIDE flags: {inconsistency_flags} -> composite={composite}")
    route = routing_tag(composite, agg)  # (local)
    print(f"\nFINAL composite = {composite}  |  atlas-09 routing: {route}")

    # 11. Save npz
    np.savez(
        OUT_NPZ,
        gate_id=GATE_ID,
        clause_names=np.array(JOINT_CLAUSES),
        v_spectral=np.array([v["S"][j] for j in JOINT_CLAUSES]),
        v_transit=np.array([v["T"][j] for j in JOINT_CLAUSES]),
        v_semiclassical=np.array([v["G"][j] for j in JOINT_CLAUSES]),
        aggregate=np.array([agg[j] for j in JOINT_CLAUSES]),
        composite=composite,
        n_clause_verdicts_pass=n_pass,
        n_clause_verdicts_total=9,
        reviewer_spectral=revs["S"]["reviewer"],
        reviewer_transit=revs["T"]["reviewer"],
        reviewer_semiclassical=revs["G"]["reviewer"],
        stage0_excluded=np.array(STAGE0_EXCLUDED),
        attestation_spectral=bool(revs["S"]["no_workshop_context_attestation"]),
        attestation_transit=bool(revs["T"]["no_workshop_context_attestation"]),
        attestation_semiclassical=bool(
            revs["G"]["no_workshop_context_attestation"]),
        gamma_import=gam["gamma_import"],
        gamma_dev_script=gam["dev_script"],
        gamma_dev_pin=gam["dev_pin"],
        gamma_dev_match_pin=gam["dev_match_pin"],
        gamma_transit_reported_canonical=gam["transit_reported_canonical"],
        gamma_transit_canonical_consistent=gam["transit_canonical_consistent"],
        gamma_transit_dev_consistent=gam["transit_dev_consistent"],
        gamma_all_ok=gam["all_ok"],
        ratio_anchor_pin=ratio["anchor_pin"],
        ratio_band_rel=ratio["band_rel"],
        ratio_npz=ratio["ratio_npz"],
        ratio_recon_from_primitives=ratio["ratio_recon_from_primitives"],
        ratio_recon_identity_ok=ratio["recon_identity_ok"],
        ratio_page_half_identity_ok=ratio["page_half_identity_ok"],
        ratio_script_rel_dev=ratio["script_rel_dev"],
        ratio_script_within=ratio["script_within"],
        ratio_sp_reported=ratio["sp_reported_npz_value"],
        ratio_sp_value_consistent=ratio["sp_value_consistent"],
        ratio_sp_rel_dev=ratio["sp_rel_dev"],
        ratio_sp_within=ratio["sp_within"],
        ratio_sp_report_consistent=ratio["sp_report_consistent"],
        ratio_lizzi_supplementary=ratio["lizzi_supplementary_ratio"],
        ratio_lizzi_supplementary_rel_dev=ratio["lizzi_supplementary_rel_dev"],
        ratio_volovik_supplementary=ratio["volovik_supplementary_ratio"],
        ratio_volovik_supplementary_rel_dev=ratio[
            "volovik_supplementary_rel_dev"],
        ratio_all_ok=ratio["all_ok"],
        s88_anchor_line_found=s88_anchor["line_found"],
        s88_anchor_line_no=s88_anchor["line_no"],
        s88_anchor_dual_sha_match=s88_anchor["dual_sha_match"],
        ortho_npz_loaded_by_S=ortho_flags["npz_loaded_by_S"],
        ortho_npz_loaded_by_T=ortho_flags["npz_loaded_by_T"],
        ortho_npz_loaded_by_G=ortho_flags["npz_loaded_by_G"],
        ortho_gamma_pin_loaded_by_S=ortho_flags["gamma_pin_loaded_by_S"],
        ortho_gamma_pin_loaded_by_T=ortho_flags["gamma_pin_loaded_by_T"],
        ortho_gamma_pin_loaded_by_G=ortho_flags["gamma_pin_loaded_by_G"],
        orthogonality_satisfied=ortho_flags["orthogonality_satisfied"],
        protocol_preflight_ok=proto_ok,
        inconsistency_flags=np.array(inconsistency_flags if inconsistency_flags
                                     else ["none"]),
        bidirectional_route_tag=route,
        entry_block_sha256=entry_sha,
        entry_block_lines=np.array([entry_start, entry_end]),
        audit_sha256=audit_sha,
        content_sha256=content_sha,
        scheme=SCHEME,
        convention=CONVENTION,
    )
    print(f"saved npz: {OUT_NPZ.name}")

    # 12. Plot
    make_plot(v, agg, composite, gam, ratio, ortho_ok, route)
    print(f"saved png: {OUT_PNG.name}")

    # 13. Value payload + 4-tuple + verdict payload
    stage3_tag = ("JOINT-CROSS-AXIS-STAGE-2-PASS-AND;" if composite == "PASS"
                  else "")  # (local)
    flags_str = "+".join(inconsistency_flags) if inconsistency_flags else "none"  # (local)
    head = (f"clause_verdicts=9/9_PASS" if composite == "PASS"
            else f"clause_verdicts={n_pass}/9_PASS_flags={flags_str}")  # (local)
    value = (
        f"{stage3_tag}{head}"
        f"(a=S+T+G;b=S+T+G;c=S+T+G_PASS-AND-all-three);"
        f"anchor_gamma:1-Gamma={gam['dev_script']:.6e}"
        f"(pin=3e-4,match={gam['dev_match_pin']}),volovik_consistent={gam['all_ok']};"
        f"anchor_ratio_vs_{ratio['anchor_pin']:.4e}:"
        f"npz={ratio['ratio_npz']:.4f}(rd={ratio['script_rel_dev']:.3e}),"
        f"sp_rd={ratio['sp_rel_dev']:.3e},band=1e-5,"
        f"all_within={ratio['script_within'] and ratio['sp_within']};"
        f"w1b2_64_anchor_dualSHA={'verified' if s88_anchor['all_ok'] else 'MISMATCH'};"
        f"input_orthogonality={'SATISFIED' if ortho_ok else 'UNSATISFIED'}"
        f"(s88npz->sp_only;GammaEffPin->volovik_only);"
        f"attestations=all_three_True;"
        f"reviewers=lizzi+volovik+sp_non-Stage-0;"
        f"route={route}"
    )  # (local)
    tag = emit_4tuple(value, SCHEME, CONVENTION, L_MAX)
    print(tag)

    companion = (
        f"three-agent PASS-AND aggregation; entry-block sha256={entry_sha[:16]} "
        f"(registry lines {entry_start}-{entry_end}); bidirectional routing "
        f"PRE-REGISTERED (PASS->STAGE-3+atlas-09-cleared / FAIL->retraction-route "
        f"/ INFO->deferred); composite={composite} routes {route}")  # (local)
    extra = [
        ("# reviewer-cleanliness: STATIC leg = Stage-0-authorship "
         "EXCLUSION-PASS at plan-freeze (_joint_theorem_independent_verify_"
         "audit.py --check-reviewers VII.AM --strict; excluded "
         "hawking/transit-dynamics/connes per registry Sponsors L16708-16712 "
         "+ eligibility anchor L16774); DYNAMIC leg = downstream-inheritance "
         "reach grep NO-HITS all three reviewers (orchestrator, 2026-06-06) "
         f"# {GATE_ID}"),
        ("# Stage-3 + atlas-09 routing: SVII.AM STAGE-1-CANDIDATE -> "
         "STAGE-3-PERMANENT tag edit AND atlas-09 Suspected-but-Not-Yet-"
         "Retracted flag CLEAR = ORCHESTRATOR-DIRECT at session-end synthesis "
         "(joint-theorem-promotion.md Stage 3 + capstone-hygiene-gate Q3); "
         "no falsifier-inventory row (SVII.AM not a falsifier observable) "
         f"# {GATE_ID}"),
    ]  # (local)
    print_verdict_payload(composite, value, audit_sha, content_sha,
                          companion_note=companion, extra_rows=extra)

    wall = time.time() - t0  # (local)
    print(f"\n=== {GATE_ID}: {composite} (wall {wall:.1f}s) ===")
    # exit 0 regardless of scientific verdict (math-scripts.md exit-code rule)
    return 0


if __name__ == "__main__":
    sys.exit(main())
